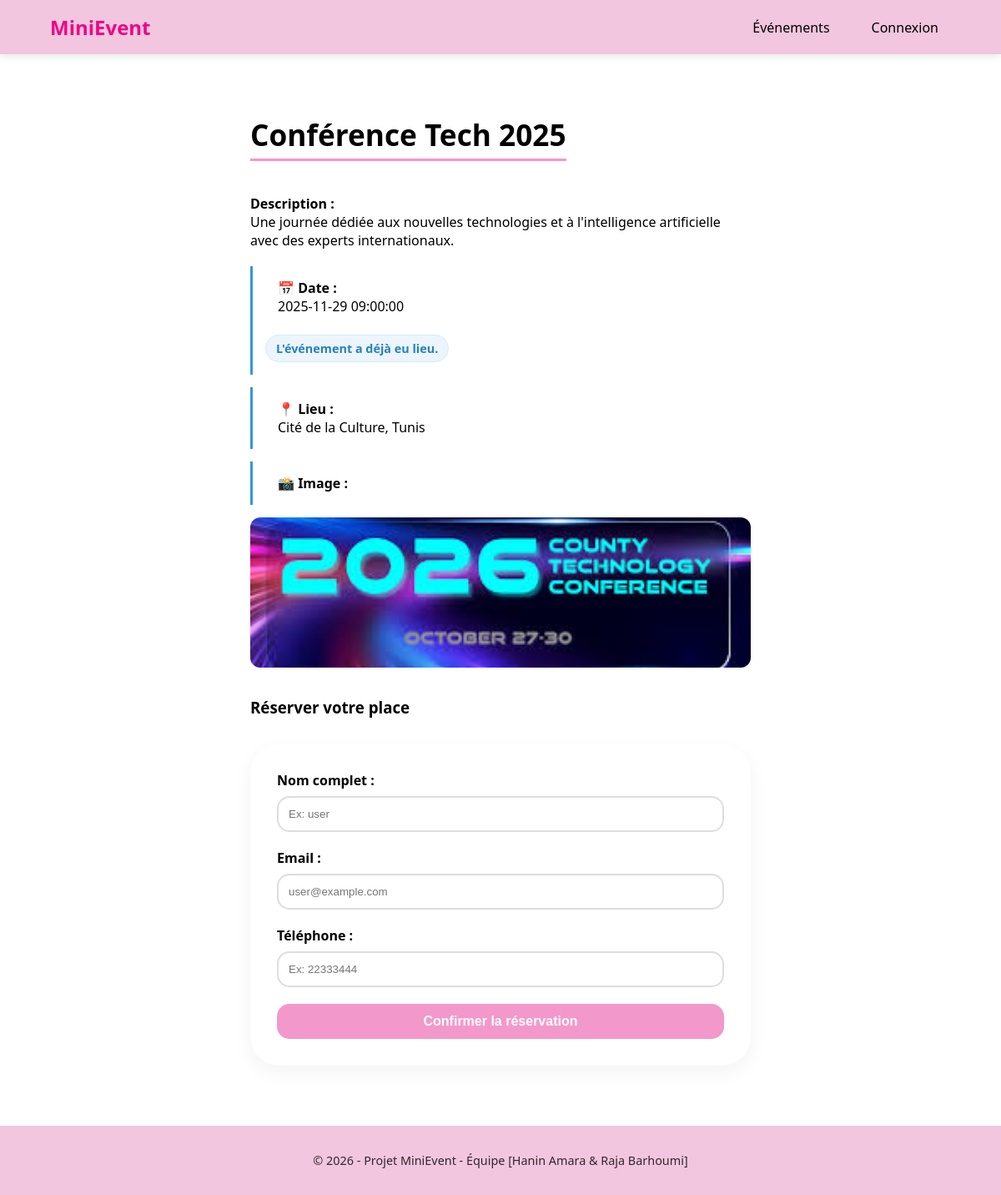
The page /index.php?action=details&id=1 on the database its author committed.
### tables this page shows
CREATE TABLE `events` (
  `id` int(11) NOT NULL,
  `title` varchar(150) NOT NULL,
  `description` text DEFAULT NULL,
  `date` datetime NOT NULL,
  `location` varchar(100) DEFAULT NULL,
  `seats` int(11) DEFAULT 0,
  `image` varchar(255) DEFAULT NULL
);

### app/controllers/EventController.php (called while the page is built, shortened)
<?php
require_once '../app/models/Event.php';
class EventController
{
    private $eventModel;
    public function __construct($db)
    {
        $this->eventModel = new Event($db);
    }
    public function showDetails($id)
    {
        $event = $this->eventModel->getById($id);
        include_once __DIR__ . '/../views/events/details.php';
    }
}

### public/index.php (called while the page is built, shortened)
<?php
require_once '../app/models/Event.php';
require_once '../app/controllers/AdminController.php';
require_once '../app/controllers/EventController.php';
$database = new Database();
$db = $database->getConnection();
$action = $_GET['action'] ?? 'list';
route($action, $db);

### app/models/Event.php (called while the page is built, shortened)
<?php
class Event {
    private $conn;
    private $table_name = "events";
    public function __construct($db) {
        $this->conn = $db;
    }
    public function getById($id) {
        $query = "SELECT * FROM " . $this->table_name . " WHERE id = :id LIMIT 0,1";
        $stmt = $this->conn->prepare($query);
        $stmt->bindParam(':id', $id);
        $stmt->execute();
        return $stmt->fetch(PDO::FETCH_ASSOC);
    }
}
?>

### app/views/events/details.php (the view, shortened to what this page needs)
<?php include_once '../app/views/partials/header.php'; ?>
<div class="event-details-container">
    <div class="event-details">
        <h1><?= htmlspecialchars($event['title'] ?? 'Titre indisponible') ?></h1>
        <p class="description"><strong>Description : </strong><br><?= nl2br(htmlspecialchars($event['description'] ?? 'Description indisponible')) ?></p>
        <div class="event-info">
            <div class="info-item">
                <p><strong>📅 Date :</strong><br> <?= htmlspecialchars($event['date']) ?></p>
                <div id="countdown-timer" class="timer-style"></div>
            </div>
            <div class="info-item">
                <p><strong>📍 Lieu :</strong><br> <?= htmlspecialchars($event['location']) ?></p>
            </div>
            <div class="info-item">
                <p><strong>📸 Image :</strong></p>
            </div>
            <?php if (!empty($event['image'])): ?>
                <img
                    src="uploads/events/<?php echo htmlspecialchars($event['image']); ?>"
                    class="event-image"
                    alt="Image de l'événement"
                >
            <?php endif; ?>
        </div>
    </div>
    <h3>Réserver votre place</h3>
    <form action="index.php?action=reserve" method="POST" onsubmit="return validateFinalReservation()">
        <label for="name">Nom complet :</label>
        <input type="text" id="name" name="name" placeholder="Ex: user" required>
        <label for="email">Email :</label>
        <input type="email" id="email" name="email" placeholder="user@example.com" required>
        <label for="phone">Téléphone :</label>
        <input type="text" id="phone" name="phone" placeholder="Ex: 22333444" required>
        <button type="submit">Confirmer la réservation</button>
    </form>
</div>
<?php include_once '../app/views/partials/footer.php'; ?>

### public/style.css (style rules this page uses)
:root { --primary-color: #F2C6DE; --accent-color: #f398ca; --text-light: black; --text-dark: black; --bg-light: #ffffff; --transition: all 0.3s ease; }
body { font-family: 'Segoe UI', Tahoma, Geneva, Verdana, sans-serif; margin: 0; display: flex; flex-direction: column; min-height: 100vh; background-color: var(--bg-light); color: var(--text-dark); }
.event-details-container { margin: 2rem auto; max-width: 600px; }
.event-details h1 { color: var(black); margin-top: 0; font-size: 2.2rem; border-bottom: 3px solid var(--accent-color); display: inline-block; padding-bottom: 5px; }
.event-info p { background: var(--bg-light); padding: 15px; border-radius: 8px; margin: 0; }
form { max-width: 600px; background: white; padding: 2rem; border-radius: 35px; box-shadow: 0 8px 25px rgba(0,0,0,0.05); margin: 2rem auto; max-width: 600px; }
form label { display: block; margin-bottom: 8px; font-weight: 600; color: var( --text-dark); }
form input { width: 100%; padding: 12px; margin-bottom: 20px; border: 2px solid #ddd; border-radius: 15px; box-sizing: border-box; transition: var(--transition); }
form button { background-color: var(--accent-color); color: white; padding: 12px 25px; border: none; border-radius: 15px; cursor: pointer; font-size: 1rem; font-weight: bold; width: 100%; transition: var(--transition); }
.timer-style { margin: 15px 0; padding: 10px; background-color: #fff3cd; color: #856404; border: 1px solid #ffeeba; border-radius: 8px; font-weight: bold; text-align: center; font-size: 1.1em; }
.event-info { display: flex; flex-direction: column; gap: 15px; margin: 20px 0; }
.info-item { border-left: 3px solid #3498db; padding-left: 15px; }
.timer-style { display: inline-block; margin-top: 8px; padding: 6px 12px; background-color: #ebf5fb; color: #2980b9; border-radius: 20px; font-size: 0.9em; font-weight: bold; border: 1px solid #d6eaf8; }
.event-image { width: 100%; height: 180px; object-fit: cover; border-radius: 12px; margin-bottom: 15px; }

### rows shown on the page
events: title "Conférence Tech 2025", description "Une journée dédiée aux nouvelles technologies et à l'intelligence artificielle avec des experts internationaux.", date "2025-11-29 09:00:00", location "Cité de la Culture, Tunis", image (picture)
